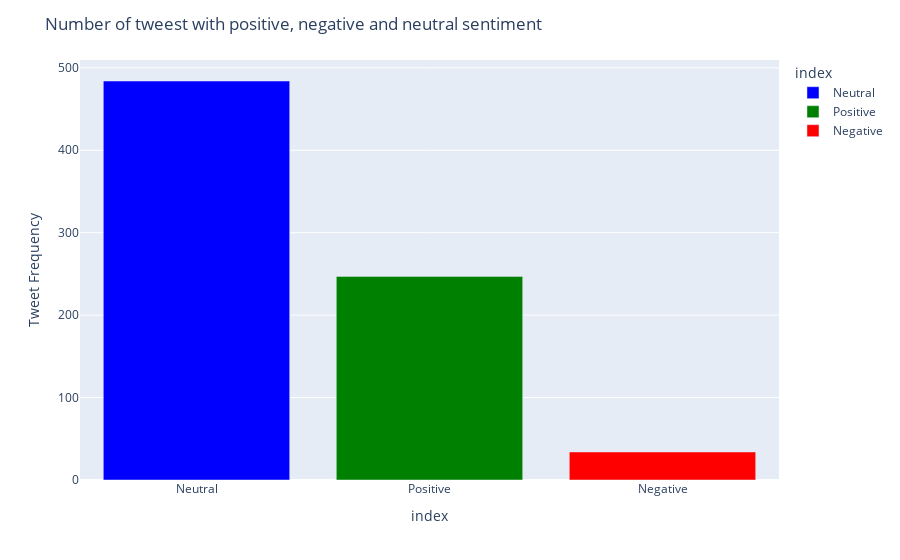

The code cell stored with this chart in its notebook:
### Code cell
# Create a bar chart of the sentiment categories
fig = px.bar(sentiment_counts, x=sentiment_counts.index, y=sentiment_counts.values, 
             labels={'x': 'Sentiment Category', 'y': 'Tweet Frequency'},
             color=sentiment_counts.index, color_discrete_map={'Positive': 'green', 'Neutral': 'blue', 'Negative': 'red'})
# Add a title to the plot
fig.update_layout(title='Number of tweest with positive, negative and neutral sentiment')

fig.show()

### Figure 1 — Plotly figure (JSON) as saved in the notebook; plotly's stock layout.template omitted (floating-point values rounded to 4 significant figures)
{"data": [{"alignmentgroup": "True", "hovertemplate": "index=%{x}<br>Tweet Frequency=%{y}<extra></extra>", "legendgroup": "Neutral", "marker": {"color": "blue", "pattern": {"shape": ""}}, "name": "Neutral", "offsetgroup": "Neutral", "orientation": "v", "showlegend": true, "textposition": "auto", "type": "bar", "x": ["Neutral"], "xaxis": "x", "y": [484], "yaxis": "y"}, {"alignmentgroup": "True", "hovertemplate": "index=%{x}<br>Tweet Frequency=%{y}<extra></extra>", "legendgroup": "Positive", "marker": {"color": "green", "pattern": {"shape": ""}}, "name": "Positive", "offsetgroup": "Positive", "orientation": "v", "showlegend": true, "textposition": "auto", "type": "bar", "x": ["Positive"], "xaxis": "x", "y": [247], "yaxis": "y"}, {"alignmentgroup": "True", "hovertemplate": "index=%{x}<br>Tweet Frequency=%{y}<extra></extra>", "legendgroup": "Negative", "marker": {"color": "red", "pattern": {"shape": ""}}, "name": "Negative", "offsetgroup": "Negative", "orientation": "v", "showlegend": true, "textposition": "auto", "type": "bar", "x": ["Negative"], "xaxis": "x", "y": [34], "yaxis": "y"}], "layout": {"barmode": "relative", "legend": {"title": {"text": "index"}, "tracegroupgap": 0}, "margin": {"t": 60}, "title": {"text": "Number of tweest with positive, negative and neutral sentiment"}, "xaxis": {"anchor": "y", "categoryarray": ["Neutral", "Positive", "Negative"], "categoryorder": "array", "domain": [0, 1], "title": {"text": "index"}}, "yaxis": {"anchor": "x", "domain": [0, 1], "title": {"text": "Tweet Frequency"}}}}
